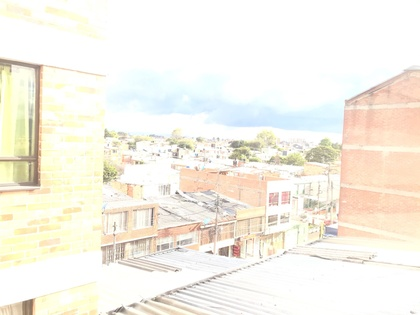
%> input picture Computer Vision/reading images/sobreexpuesta.jpg, 420 x 315 px, shrunk from 2048 x 1536 before the run
$ octave tarea.m   (GNU Octave 9; MATLAB toolbox functions it lacks are replaced by stand-ins)
%> lines starting %> are read from the running program, lines starting %| are printed output that depends on the picture
%%% Calculo de Histograma
clear all, close all, clc;
Im = imread('sobreexpuesta.jpg');
%> Im is the input picture: size 315x420x3 uint8; mean R, G, B 246.6, 242.3, 231.4
[H,W,nC] = size(Im); % H num lineas W num col nC num Colores
%> H = 315; W = 420; nC = 3
figure(1),imshow(Im); % Info contenida en la imagen es llamado pixel
%Tricotomia: RGB a nivel luz
ImR = double(Im(:,:,1));
ImG = double(Im(:,:,2));
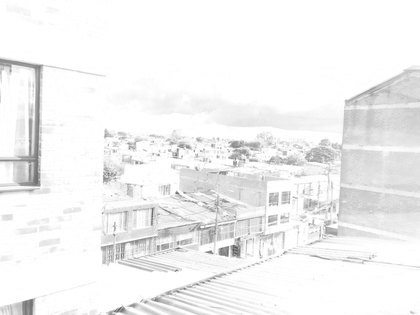
%> ImG: size 315x420 double; min 90, max 255, mean 242.3
ImB = double(Im(:,:,3));
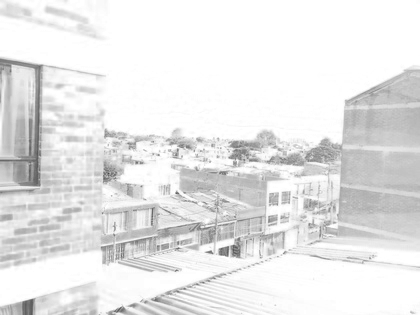
%> ImB: size 315x420 double; min 68, max 255, mean 231.4
Int = (ImR + ImG + ImB)/3; % Intensidad (GRIS)
%figure(2), imshow(uint8(Int))
% Histograma: Cuantificacion del numero de pixeles de
% cada intensidad
hist = zeros(256,1);
n = [0:255]';
for j = 1:H
    for i = 1:W
        pix = round(Int(j, i) + 1);
        hist(pix) = hist(pix) + 1;
    end
end
%> after the loop, hist = 256 values, max 39638 at index 256, min 0 at index 1, mean 516.8
P = hist/(H*W);
%> P = 256 values, max 0.3 at index 256, min 0 at index 1, mean 0.00391
figure(3), plot(n, hist);
%> after `plot(n, hist)`:
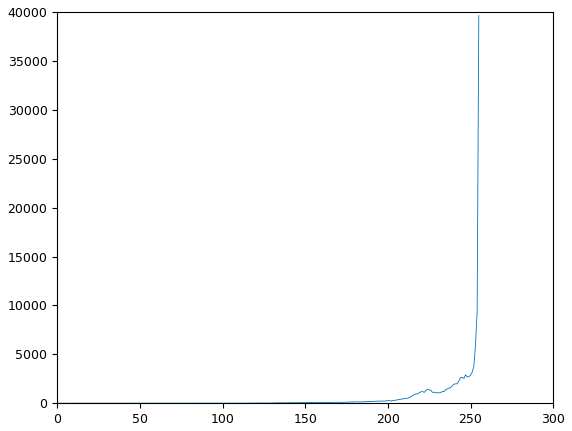
%> figure redrawn from the program's plot data; curve peaks at x = 255, y = 39638
%figure(4), plot(n, P);
sum(P);
F = size(256, 1);
F(1) = P(1);
% si F(x-h) <= F(x+h) es monotona creciente
for k=2:256
   F(k) = F(k-1) + P(k);
end
%> after the loop, F = 256 values from 0 to 1
figure(5), plot(n,F), grid
% escalon unitario
Us = @(t) (t>=0);
% Funcion histograma normalizado
Ps = @(x) P(min(max(round(x),1),256)).*Us(x-1);
% Funcion densidad
Fs = @(x) F(min(max(round(x),1),256)).*Us(x-1);
% Enhancing = mejora de contraste
% Ecualizacion de histogramas
ImR1 = zeros(size(ImR));
ImG1 = zeros(size(ImG));
ImB1 = zeros(size(ImB));

for j = 1:H
    for i = 1:W
        pixOR = round(ImR(j, i) + 1);
        ImR1(j, i) = 255*Fs(pixOR);
        pixOG = round(ImG(j, i) + 1);
        ImG1(j, i) = 255*Fs(pixOG);
        pixOB = round(ImB(j, i) + 1);
        ImB1(j, i) = 255*Fs(pixOB);
    end
end
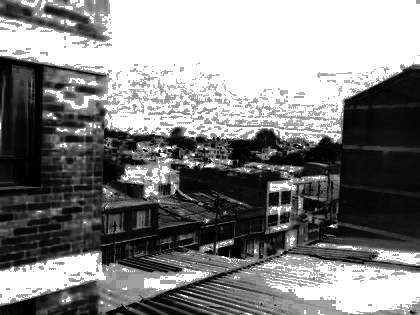
%> ImB1: size 315x420 double; min 0, max 255, mean 131.5; drawn with min black and max white
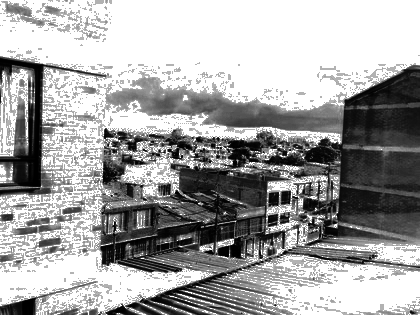
%> ImG1: size 315x420 double; min 0, max 255, mean 165; drawn with min black and max white
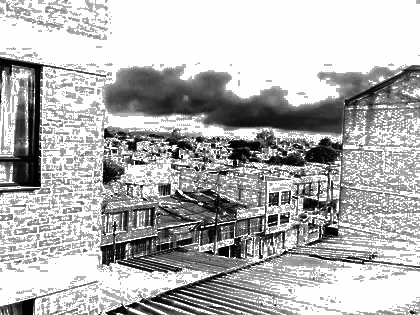
%> ImR1: size 315x420 double; min 0.00771, max 255, mean 180.3; drawn with min black and max white

ImColEq = uint8(round(cat(3, ImR1, ImG1, ImB1)));
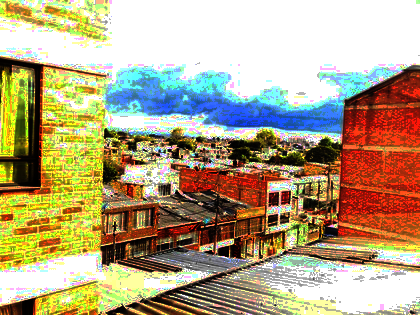
%> ImColEq: size 315x420x3 uint8; mean R, G, B 180.4, 165, 131.5
figure(6), imshow(ImColEq);
